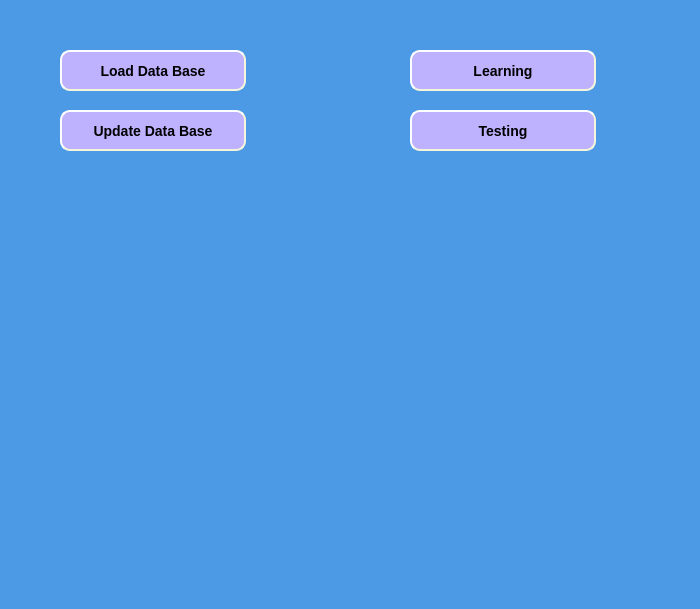
<?xml version="1.0" encoding="UTF-8"?>
<ui version="4.0">
 <class>AdministratorWindow</class>
 <widget class="QDialog" name="AdministratorWindow">
  <property name="geometry">
   <rect>
    <x>0</x>
    <y>0</y>
    <width>700</width>
    <height>609</height>
   </rect>
  </property>
  <property name="windowTitle">
   <string>MainWindow</string>
  </property>
  <property name="styleSheet">
   <string notr="true">background-color: rgb(76, 153, 229);
</string>
  </property>
  <widget class="QWidget" name="centralwidget" native="true">
   <property name="geometry">
    <rect>
     <x>0</x>
     <y>0</y>
     <width>701</width>
     <height>621</height>
    </rect>
   </property>
   <widget class="QPushButton" name="loadDataBase">
    <property name="geometry">
     <rect>
      <x>60</x>
      <y>50</y>
      <width>186</width>
      <height>41</height>
     </rect>
    </property>
    <property name="font">
     <font>
      <pointsize>-1</pointsize>
      <weight>75</weight>
      <italic>false</italic>
      <bold>true</bold>
      <kerning>true</kerning>
     </font>
    </property>
    <property name="styleSheet">
     <string notr="true">background-color: rgb(190, 178, 255);
border-style: outset;
border-width: 2px;
border-radius: 10px;
border-color: beige;
font: bold 14px;
min-width: 10em;
padding: 6px;
</string>
    </property>
    <property name="text">
     <string>Load Data Base</string>
    </property>
   </widget>
   <widget class="QPushButton" name="updateDataBase">
    <property name="geometry">
     <rect>
      <x>60</x>
      <y>110</y>
      <width>186</width>
      <height>41</height>
     </rect>
    </property>
    <property name="font">
     <font>
      <pointsize>-1</pointsize>
      <weight>75</weight>
      <italic>false</italic>
      <bold>true</bold>
      <kerning>true</kerning>
     </font>
    </property>
    <property name="styleSheet">
     <string notr="true">background-color: rgb(190, 178, 255);
border-style: outset;
border-width: 2px;
border-radius: 10px;
border-color: beige;
font: bold 14px;
min-width: 10em;
padding: 6px;
</string>
    </property>
    <property name="text">
     <string>Update Data Base</string>
    </property>
   </widget>
   <widget class="QPushButton" name="testing">
    <property name="geometry">
     <rect>
      <x>410</x>
      <y>110</y>
      <width>186</width>
      <height>41</height>
     </rect>
    </property>
    <property name="font">
     <font>
      <pointsize>-1</pointsize>
      <weight>75</weight>
      <italic>false</italic>
      <bold>true</bold>
      <kerning>true</kerning>
     </font>
    </property>
    <property name="styleSheet">
     <string notr="true">background-color: rgb(190, 178, 255);
border-style: outset;
border-width: 2px;
border-radius: 10px;
border-color: beige;
font: bold 14px;
min-width: 10em;
padding: 6px;
</string>
    </property>
    <property name="text">
     <string>Testing</string>
    </property>
   </widget>
   <widget class="QPushButton" name="learning">
    <property name="geometry">
     <rect>
      <x>410</x>
      <y>50</y>
      <width>186</width>
      <height>41</height>
     </rect>
    </property>
    <property name="font">
     <font>
      <pointsize>-1</pointsize>
      <weight>75</weight>
      <italic>false</italic>
      <bold>true</bold>
      <kerning>true</kerning>
     </font>
    </property>
    <property name="styleSheet">
     <string notr="true">background-color: rgb(190, 178, 255);
border-style: outset;
border-width: 2px;
border-radius: 10px;
border-color: beige;
font: bold 14px;
min-width: 10em;
padding: 6px;
</string>
    </property>
    <property name="text">
     <string>Learning</string>
    </property>
   </widget>
   <widget class="QLabel" name="label">
    <property name="geometry">
     <rect>
      <x>0</x>
      <y>200</y>
      <width>701</width>
      <height>391</height>
     </rect>
    </property>
    <property name="text">
     <string/>
    </property>
    <property name="pixmap">
     <pixmap>../microphoneBackground.png</pixmap>
    </property>
    <property name="scaledContents">
     <bool>true</bool>
    </property>
   </widget>
  </widget>
  <widget class="QMenuBar" name="menubar">
   <property name="geometry">
    <rect>
     <x>0</x>
     <y>0</y>
     <width>700</width>
     <height>21</height>
    </rect>
   </property>
  </widget>
  <widget class="QStatusBar" name="statusbar">
   <property name="geometry">
    <rect>
     <x>0</x>
     <y>0</y>
     <width>3</width>
     <height>18</height>
    </rect>
   </property>
  </widget>
 </widget>
 <resources/>
 <connections/>
</ui>
